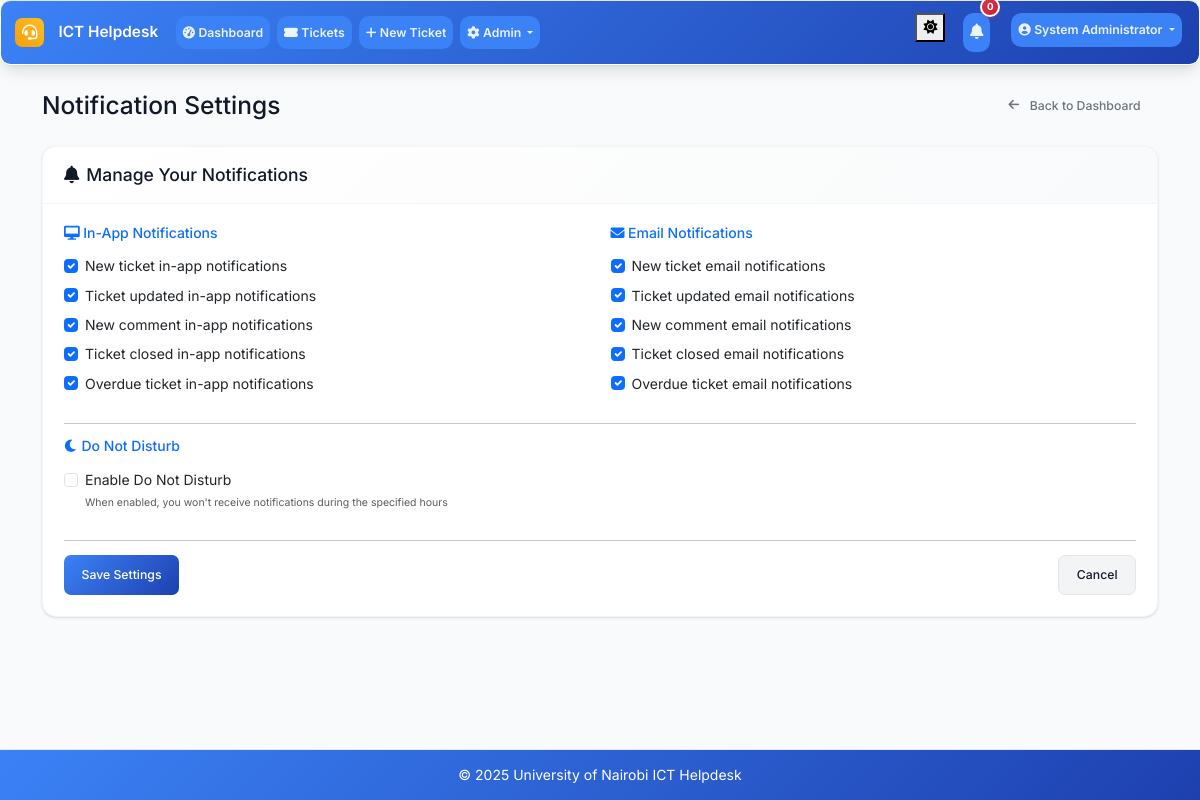
/notifications/settings (signed in), run on the app's committed database.
### models.py (models this page shows, shortened)
class User(UserMixin, db.Model):
    id = db.Column(db.Integer, primary_key=True)
    username = db.Column(db.String(64), unique=True, nullable=False, index=True)
    email = db.Column(db.String(120), unique=True, nullable=False, index=True)
    password_hash = db.Column(db.String(256), nullable=False)
    full_name = db.Column(db.String(100), nullable=False)
    role = db.Column(db.String(20), nullable=False, default='user', index=True)  # admin, intern, user
    created_at = db.Column(db.DateTime, default=datetime.utcnow, index=True)
    is_active = db.Column(db.Boolean, default=True)
    is_verified = db.Column(db.Boolean, default=False)
    verification_token = db.Column(db.String(128), nullable=True)
    phone_number = db.Column(db.String(20), nullable=True)
    is_approved = db.Column(db.Boolean, default=True)  # Default to True for regular users
    approved_by_id = db.Column(db.Integer, db.ForeignKey('user.id'), nullable=True)
    approved_at = db.Column(db.DateTime, nullable=True)
    tickets_created = db.relationship('Ticket', foreign_keys='Ticket.created_by_id', backref='creator', lazy='dynamic')
    assigned_tickets = db.relationship('Ticket', secondary='ticket_assignees', back_populates='assignees', lazy='selectin')
    comments = db.relationship('Comment', backref='author', lazy='dynamic')

class NotificationSettings(db.Model):
    id = db.Column(db.Integer, primary_key=True)
    user_id = db.Column(db.Integer, db.ForeignKey('user.id'), nullable=False)
    new_ticket_email = db.Column(db.Boolean, default=True)
    new_ticket_app = db.Column(db.Boolean, default=True)
    ticket_updated_email = db.Column(db.Boolean, default=True)
    ticket_updated_app = db.Column(db.Boolean, default=True)
    new_comment_email = db.Column(db.Boolean, default=True)
    new_comment_app = db.Column(db.Boolean, default=True)
    ticket_closed_email = db.Column(db.Boolean, default=True)
    ticket_closed_app = db.Column(db.Boolean, default=True)
    ticket_overdue_email = db.Column(db.Boolean, default=True)
    ticket_overdue_app = db.Column(db.Boolean, default=True)
    do_not_disturb = db.Column(db.Boolean, default=False)
    dnd_start_time = db.Column(db.Time, nullable=True)
    dnd_end_time = db.Column(db.Time, nullable=True)
    user = db.relationship('User', backref='notification_settings', uselist=False)

### routes.py (the view, shortened to what this page needs)
@app.route('/notifications/settings', methods=['GET', 'POST'])
@login_required
def notification_settings():
    settings = NotificationSettings.query.filter_by(user_id=current_user.id).first()
    if not settings:
        settings = NotificationSettings(user_id=current_user.id)
        db.session.add(settings)
        db.session.commit()
    form = NotificationSettingsForm(obj=settings)
    return render_template('notification_settings.html', settings=settings, form=form)

### forms.py
class NotificationSettingsForm(FlaskForm):
    new_ticket_email = BooleanField('New ticket email notifications')
    new_ticket_app = BooleanField('New ticket in-app notifications')
    ticket_updated_email = BooleanField('Ticket updated email notifications')
    ticket_updated_app = BooleanField('Ticket updated in-app notifications')
    new_comment_email = BooleanField('New comment email notifications')
    new_comment_app = BooleanField('New comment in-app notifications')
    ticket_closed_email = BooleanField('Ticket closed email notifications')
    ticket_closed_app = BooleanField('Ticket closed in-app notifications')
    ticket_overdue_email = BooleanField('Overdue ticket email notifications')
    ticket_overdue_app = BooleanField('Overdue ticket in-app notifications')
    do_not_disturb = BooleanField('Enable Do Not Disturb')
    dnd_start_time = StringField('DND Start Time')
    dnd_end_time = StringField('DND End Time')
    submit = SubmitField('Save Settings')

### app.py (called while the page is built)
@login_manager.user_loader
def load_user(user_id):
    from models import User
    return User.query.get(int(user_id))

@app.context_processor
def inject_now():
    return {'now': datetime.utcnow}

### routes.py (called while the page is built)
@app.context_processor
def inject_datetime():
    return dict(datetime=datetime)

### templates/notification_settings.html (shortened to what this page needs)
{% extends "base.html" %}
{% block content %}
<div class="container-fluid">
    <div class="row">
        <div class="col-12">
            <div class="d-flex justify-content-between align-items-center mb-4">
                <h1 class="h3 mb-0">Notification Settings</h1>
                <a href="{{ url_for('dashboard') }}" class="btn btn-outline-secondary">
                    <i class="fas fa-arrow-left me-1"></i>Back to Dashboard
                </a>
            </div>
            <div class="card">
                <div class="card-header">
                    <h5 class="mb-0">
                        <i class="fas fa-bell me-2"></i>Manage Your Notifications
                    </h5>
                </div>
                <div class="card-body">
                    <form method="POST">
                        <div class="row">
                            <div class="col-md-6">
                                <h6 class="text-primary mb-3">
                                    <i class="fas fa-desktop me-1"></i>In-App Notifications
                                </h6>
                                <div class="form-check mb-2">
                                    {{ form.new_ticket_app(class="form-check-input", checked=settings.new_ticket_app) }}
                                    {{ form.new_ticket_app.label(class="form-check-label") }}
                                </div>
                                <div class="form-check mb-2">
                                    {{ form.ticket_updated_app(class="form-check-input", checked=settings.ticket_updated_app) }}
                                    {{ form.ticket_updated_app.label(class="form-check-label") }}
                                </div>
                                <div class="form-check mb-2">
                                    {{ form.new_comment_app(class="form-check-input", checked=settings.new_comment_app) }}
                                    {{ form.new_comment_app.label(class="form-check-label") }}
                                </div>
                                <div class="form-check mb-2">
                                    {{ form.ticket_closed_app(class="form-check-input", checked=settings.ticket_closed_app) }}
                                    {{ form.ticket_closed_app.label(class="form-check-label") }}
                                </div>
                                <div class="form-check mb-3">
                                    {{ form.ticket_overdue_app(class="form-check-input", checked=settings.ticket_overdue_app) }}
                                    {{ form.ticket_overdue_app.label(class="form-check-label") }}
                                </div>
                            </div>
                            <div class="col-md-6">
                                <h6 class="text-primary mb-3">
                                    <i class="fas fa-envelope me-1"></i>Email Notifications
                                </h6>
                                <div class="form-check mb-2">
                                    {{ form.new_ticket_email(class="form-check-input", checked=settings.new_ticket_email) }}
                                    {{ form.new_ticket_email.label(class="form-check-label") }}
                                </div>
                                <div class="form-check mb-2">
                                    {{ form.ticket_updated_email(class="form-check-input", checked=settings.ticket_updated_email) }}
                                    {{ form.ticket_updated_email.label(class="form-check-label") }}
                                </div>
                                <div class="form-check mb-2">
                                    {{ form.new_comment_email(class="form-check-input", checked=settings.new_comment_email) }}
                                    {{ form.new_comment_email.label(class="form-check-label") }}
                                </div>
                                <div class="form-check mb-2">
                                    {{ form.ticket_closed_email(class="form-check-input", checked=settings.ticket_closed_email) }}
                                    {{ form.ticket_closed_email.label(class="form-check-label") }}
                                </div>
                                <div class="form-check mb-3">
                                    {{ form.ticket_overdue_email(class="form-check-input", checked=settings.ticket_overdue_email) }}
                                    {{ form.ticket_overdue_email.label(class="form-check-label") }}
                                </div>
                            </div>
                        </div>
                        <hr>
                        <div class="row">
                            <div class="col-md-12">
                                <h6 class="text-primary mb-3">
                                    <i class="fas fa-moon me-1"></i>Do Not Disturb
                                </h6>
                                <div class="form-check mb-3">
                                    {{ form.do_not_disturb(class="form-check-input", checked=settings.do_not_disturb) }}
                                    {{ form.do_not_disturb.label(class="form-check-label") }}
                                    <small class="form-text text-muted d-block">
                                        When enabled, you won't receive notifications during the specified hours
                                    </small>
                                </div>
                            </div>
                        </div>
                        <hr>
                        <div class="d-flex justify-content-between">
                            {{ form.submit(class="btn btn-primary") }}
                            <a href="{{ url_for('dashboard') }}" class="btn btn-secondary">Cancel</a>
                        </div>
                    </form>
                </div>
            </div>
        </div>
    </div>
</div>
{% endblock %}

### templates/base.html (shortened to what this page needs)
<!DOCTYPE html>
<html lang="en">
<head>
    <link href="https://cdn.jsdelivr.net/npm/bootstrap@5.3.0/dist/css/bootstrap.min.css" rel="stylesheet">
    <link href="https://cdnjs.cloudflare.com/ajax/libs/font-awesome/6.0.0/css/all.min.css" rel="stylesheet">
    <link href="{{ url_for('static', filename='css/custom.css') }}" rel="stylesheet">
</head>
<body>
    <nav class="navbar navbar-expand-lg navbar-dark footer-sky">
        <div class="container-fluid px-3">
            <a class="navbar-brand" href="{{ url_for('index') }}">
                <i class="fas fa-headset me-2"></i>ICT Helpdesk
            </a>
            <div class="collapse navbar-collapse" id="navbarNav">
                <ul class="navbar-nav me-auto mb-2 mb-lg-0">
                    {% if current_user.is_authenticated %}
                    <li class="nav-item">
                        <a class="nav-link" href="{{ url_for('dashboard') }}">
                            <i class="fas fa-tachometer-alt me-1"></i>Dashboard
                        </a>
                    </li>
                    <li class="nav-item">
                        <a class="nav-link" href="{{ url_for('tickets_list') }}">
                            <i class="fas fa-ticket-alt me-1"></i>Tickets
                        </a>
                    </li>
                    <li class="nav-item">
                        <a class="nav-link" href="{{ url_for('new_ticket') }}">
                            <i class="fas fa-plus me-1"></i>New Ticket
                        </a>
                    </li>
                    {% if current_user.role == 'admin' %}
                    <li class="nav-item dropdown">
                        <a class="nav-link dropdown-toggle" href="#" role="button" data-bs-toggle="dropdown" aria-expanded="false">
                            <i class="fas fa-cog me-1"></i>Admin
                        </a>
                    </li>
                    {% endif %}
                    {% endif %}
                </ul>
                <ul class="navbar-nav ms-auto mb-2 mb-lg-0">
                    <li class="nav-item me-3">
                        <button class="theme-toggle" id="theme-toggle" aria-label="Toggle theme" title="Toggle dark/light mode">
                            <i class="fas fa-sun" id="theme-icon"></i>
                        </button>
                    </li>
                    {% if current_user.is_authenticated %}
                    <li class="nav-item dropdown me-3">
                        <a class="nav-link position-relative" href="#" id="notificationsDropdown" role="button"
                           data-bs-toggle="dropdown" aria-expanded="false">
                            <i class="fas fa-bell"></i>
                            <span id="notification-badge" class="position-absolute top-0 start-100 translate-middle badge rounded-pill bg-danger" style="display: none;">
                                0
                            </span>
                        </a>
                    </li>
                    <li class="nav-item dropdown">
                        <a class="nav-link dropdown-toggle" href="#" id="navbarDropdown" role="button" data-bs-toggle="dropdown" aria-expanded="false">
                            <i class="fas fa-user-circle me-1"></i>{{ current_user.full_name }}
                        </a>
                    </li>
                    {% endif %}
                </ul>
            </div>
        </div>
    </nav>
    <main class="container-fluid my-4 px-3">
        {% block content %}{% endblock %}
    </main>
    <footer class="footer-sky py-3 mt-5">
        <div class="container text-center">
            <span>&copy; {{ datetime.utcnow().year }} University of Nairobi ICT Helpdesk</span>
        </div>
    </footer>
</body>
</html>

### data on the page
User: full_name "System Administrator"
NotificationSettings: new_ticket_app "☑", ticket_updated_app "☑", new_comment_app "☑", ticket_closed_app "☑", ticket_overdue_app "☑", new_ticket_email "☑", ticket_updated_email "☑", new_comment_email "☑", ticket_closed_email "☑", ticket_overdue_email "☑"
